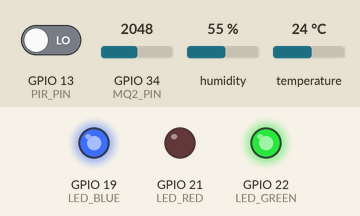
Bench run of a sketch on a simulated ESP32. On the bench: output pins drawn as LEDs (lit = HIGH). The inputs (shaded band) are chosen by the test bench; at power-on: GPIO 13 (PIR_PIN) LOW, GPIO 34 (MQ2_PIN) = 2048, humidity 55 %, temperature 24 °C (analog values on the 0–4095 scale). WiFi joins after 1.5 s; servers stay silent unless stated; uploads are accepted with an empty reply; what the sketch prints to the serial monitor is not drawn.

Above: at 2.7 s.
At 3.7 s:
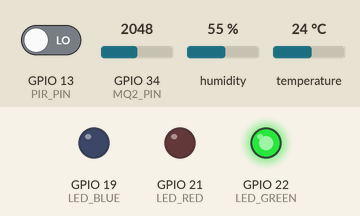
Timing chart, 0 to 5.4 s (numbered marks = the images above):
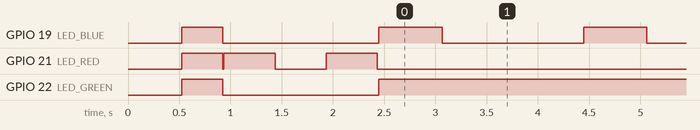

The sketch:

esp32_firmware.ino
```cpp
/*
 * ============================================================================
 * 🚨 CrisisAgent — Physical Sensor Node Firmware (ESP32)
 * ============================================================================
 *
 * Hardware Platform: ESP32 Dev Module
 * Attached Sensors:
 *   - DHT22 (AM2302)  : Ambient Temperature & Humidity (Pin 4)
 *   - MQ-2            : Smoke / Combustible Gas Sensor Analog (Pin 34 / ADC1_CH6)
 *   - HC-SR501 PIR    : Passive Infrared Motion / Occupancy (Pin 13)
 * Status Indicators:
 *   - Green LED (Pin 22) : Connected to WiFi / Backend Healthy
 *   - Red LED   (Pin 21) : Disconnected from WiFi / Network Error
 *   - Blue LED  (Pin 19) : Active HTTP Telemetry Transmission
 *
 * Protocol:
 *   HTTP POST http://<SERVER_HOST>:<SERVER_PORT>/api/sensor-reading
 *   Payload: {"device_id": "esp32_001", "sensor_type": "temperature", "value": 23.5}
 *   Reporting Frequency: Every 2.0 seconds (configurable)
 * ============================================================================
 */

#include <WiFi.h>
#include <HTTPClient.h>
#include <DHT.h>

// ============================================================================
// CONFIGURATION — CONFIGURE YOUR ENVIRONMENT HERE
// ============================================================================

// 1. WiFi Credentials
const char* WIFI_SSID         = "YOUR_WIFI_SSID";
const char* WIFI_PASSWORD     = "YOUR_WIFI_PASSWORD";

// 2. CrisisAgent Backend Server Settings
const char* SERVER_HOST       = "192.168.1.100";     // Backend IP or hostname
const int   SERVER_PORT       = 8000;                // Backend FastAPI port
const char* API_PATH          = "/api/sensor-reading";

// 3. Hardware Device & Zone Identification
const char* DEVICE_ID         = "esp32_001";         // Unique Node Identifier
const char* ASSIGNED_ZONE     = "R1";                // Target building zone (e.g., R1, P1)

// 4. Transmission Timing
const unsigned long REPORT_INTERVAL_MS = 2000;       // Send telemetry every 2000ms (2s)
const unsigned long WIFI_RECONNECT_MS  = 5000;       // WiFi reconnect retry interval

// ============================================================================
// PIN DEFINITIONS
// ============================================================================

#define DHT_PIN         4       // GPIO 4  -> DHT22 Data (with 10k pull-up to 3.3V)
#define DHT_TYPE        DHT22   // Sensor Model AM2302 / DHT22

#define MQ2_PIN         34      // GPIO 34 -> MQ-2 Analog Out (A0) [ADC1, Input Only]
#define PIR_PIN         13      // GPIO 13 -> HC-SR501 PIR Digital Out

#define LED_RED         21      // GPIO 21 -> Red LED (Disconnected / Error)
#define LED_GREEN       22      // GPIO 22 -> Green LED (Connected & Ready)
#define LED_BLUE        19      // GPIO 19 -> Blue LED (Sending Data)

// ============================================================================
// GLOBAL OBJECTS & STATE VARIABLES
// ============================================================================

DHT dht(DHT_PIN, DHT_TYPE);

unsigned long lastReportTime    = 0;
unsigned long lastReconnectTime = 0;
unsigned long motionCount       = 0;
int estimatedOccupancy          = 0;
unsigned long lastMotionTime    = 0;
bool wifiWasConnected           = false;

// ============================================================================
// HELPER FUNCTIONS: LED STATUS CONTROL
// ============================================================================

void setLeds(bool red, bool green, bool blue) {
    digitalWrite(LED_RED,   red   ? HIGH : LOW);
    digitalWrite(LED_GREEN, green ? HIGH : LOW);
    digitalWrite(LED_BLUE,  blue  ? HIGH : LOW);
}

void indicateDisconnected() {
    setLeds(true, false, false); // RED on
}

void indicateConnectedIdle() {
    setLeds(false, true, false); // GREEN on
}

void indicateTransmitting() {
    setLeds(false, true, true);  // GREEN + BLUE on (or BLUE only)
}

// ============================================================================
// HELPER FUNCTIONS: WIFI CONNECTION MANAGER
// ============================================================================

void connectToWiFi() {
    Serial.println();
    Serial.println(F("=================================================="));
    Serial.print(F("[WiFi] Connecting to SSID: "));
    Serial.println(WIFI_SSID);

    WiFi.mode(WIFI_STA);
    WiFi.begin(WIFI_SSID, WIFI_PASSWORD);

    indicateDisconnected();

    int attempts = 0;
    while (WiFi.status() != WL_CONNECTED && attempts < 20) {
        delay(500);
        Serial.print(F("."));
        // Flash Red LED while connecting
        digitalWrite(LED_RED, !digitalRead(LED_RED));
        attempts++;
    }

    if (WiFi.status() == WL_CONNECTED) {
        Serial.println();
        Serial.println(F("✅ [WiFi] Connected successfully!"));
        Serial.print(F("[WiFi] IP Address : "));
        Serial.println(WiFi.localIP());
        Serial.print(F("[WiFi] MAC Address: "));
        Serial.println(WiFi.macAddress());
        Serial.print(F("[WiFi] RSSI Signal: "));
        Serial.print(WiFi.RSSI());
        Serial.println(F(" dBm"));
        Serial.println(F("=================================================="));
        indicateConnectedIdle();
        wifiWasConnected = true;
    } else {
        Serial.println();
        Serial.println(F("❌ [WiFi] Connection failed. Will retry in background..."));
        indicateDisconnected();
    }
}

// ============================================================================
// HELPER FUNCTIONS: SENSOR READING & CALIBRATION
// ============================================================================

float readTemperature() {
    float temp = dht.readTemperature();
    if (isnan(temp)) {
        Serial.println(F("⚠️ [DHT22] Warning: Failed to read temperature from sensor."));
        return 22.5; // Reasonable room temp default
    }
    return temp;
}

float readHumidity() {
    float hum = dht.readHumidity();
    if (isnan(hum)) {
        return 45.0;
    }
    return hum;
}

float readSmokePercentage() {
    // Read 12-bit ADC value (0 to 4095) from MQ-2 analog pin
    int rawValue = analogRead(MQ2_PIN);

    // Baseline clean air ADC value for MQ-2 typically ranges ~300-800
    // Smoke / high combustible gas triggers ADC above 1500 to 4000+
    // Normalize into 0.0% to 100.0% smoke concentration scale
    float smokePct = 0.0;
    if (rawValue > 400) {
        smokePct = ((float)(rawValue - 400) / (4095.0 - 400.0)) * 100.0;
        if (smokePct > 100.0) smokePct = 100.0;
    }
    return smokePct;
}

int calculateOccupancy() {
    // Read PIR sensor digital pin (HIGH = Motion Detected)
    int pirState = digitalRead(PIR_PIN);
    unsigned long now = millis();

    if (pirState == HIGH) {
        if (now - lastMotionTime > 500) { // Debounce 500ms
            motionCount++;
            lastMotionTime = now;
        }
    }

    // Decay occupancy estimate over time if no motion
    if (now - lastMotionTime < 10000) {
        // Active motion within last 10s: calculate occupancy estimate based on activity
        estimatedOccupancy = max(1, min(12, (int)(1 + (motionCount % 8))));
    } else if (now - lastMotionTime < 30000) {
        // Lingering occupancy
        estimatedOccupancy = max(0, estimatedOccupancy - 1);
    } else {
        // Room vacant
        estimatedOccupancy = 0;
        motionCount = 0;
    }

    return estimatedOccupancy;
}

// ============================================================================
// HELPER FUNCTIONS: HTTP POST TRANSMISSION
// ============================================================================

bool sendSensorReading(const char* sensorType, float value) {
    if (WiFi.status() != WL_CONNECTED) {
        indicateDisconnected();
        return false;
    }

    HTTPClient http;

    // Build server URL: http://<HOST>:<PORT>/api/sensor-reading
    String serverUrl = "http://" + String(SERVER_HOST) + ":" + String(SERVER_PORT) + String(API_PATH);

    http.begin(serverUrl);
    http.addHeader("Content-Type", "application/json");
    http.setTimeout(2500); // 2.5 second timeout

    // Build JSON Payload: {"device_id": "esp32_001", "sensor_type": "...", "value": ...}
    // Format float with 1 decimal precision
    String payload = "{";
    payload += "\"device_id\":\"" + String(DEVICE_ID) + "\",";
    payload += "\"zone_id\":\"" + String(ASSIGNED_ZONE) + "\",";
    payload += "\"sensor_type\":\"" + String(sensorType) + "\",";
    payload += "\"value\":" + String(value, 1);
    payload += "}";

    int httpResponseCode = http.POST(payload);
    bool success = false;

    if (httpResponseCode > 0) {
        if (httpResponseCode >= 200 && httpResponseCode < 300) {
            success = true;
            Serial.printf("  📡 [%s] Sent: %s -> HTTP %d OK\n", sensorType, payload.c_str(), httpResponseCode);
        } else {
            Serial.printf("  ⚠️ [%s] HTTP Server Error: %d\n", sensorType, httpResponseCode);
        }
    } else {
        Serial.printf("  ❌ [%s] POST Failed, Error: %s\n", sensorType, http.errorToString(httpResponseCode).c_str());
    }

    http.end();
    return success;
}

// ============================================================================
// MAIN ARDUINO SETUP
// ============================================================================

void setup() {
    // 1. Initialize Serial Interface
    Serial.begin(115200);
    delay(500);

    Serial.println();
    Serial.println(F("=================================================="));
    Serial.println(F("   🚨 CRISISAGENT ESP32 SENSOR FIRMWARE v1.0.0   "));
    Serial.println(F("=================================================="));
    Serial.printf("   Device ID    : %s\n", DEVICE_ID);
    Serial.printf("   Bound Zone   : %s\n", ASSIGNED_ZONE);
    Serial.printf("   Target Server: http://%s:%d%s\n", SERVER_HOST, SERVER_PORT, API_PATH);
    Serial.printf("   Interval     : %lu ms\n", REPORT_INTERVAL_MS);
    Serial.println(F("=================================================="));

    // 2. Initialize GPIO Pins
    pinMode(LED_RED, OUTPUT);
    pinMode(LED_GREEN, OUTPUT);
    pinMode(LED_BLUE, OUTPUT);
    pinMode(PIR_PIN, INPUT);
    pinMode(MQ2_PIN, INPUT);

    // Initial LED Self-Test
    setLeds(true, true, true);
    delay(400);
    setLeds(false, false, false);

    // 3. Initialize DHT22 Sensor
    Serial.println(F("[Hardware] Initializing DHT22 temperature sensor on GPIO 4..."));
    dht.begin();

    // 4. Configure ADC for MQ-2
    analogReadResolution(12); // 12-bit resolution (0-4095)
    analogSetAttenuation(ADC_11db); // Full range up to ~3.3V

    // 5. Connect to WiFi
    connectToWiFi();
}

// ============================================================================
// MAIN ARDUINO EXECUTION LOOP
// ============================================================================

void loop() {
    unsigned long currentMillis = millis();

    // Check WiFi Connection & Auto-Reconnect
    if (WiFi.status() != WL_CONNECTED) {
        indicateDisconnected();
        if (currentMillis - lastReconnectTime >= WIFI_RECONNECT_MS) {
            lastReconnectTime = currentMillis;
            Serial.println(F("[WiFi] Reconnecting..."));
            WiFi.reconnect();
        }
        delay(100);
        return;
    } else {
        if (!wifiWasConnected) {
            indicateConnectedIdle();
            wifiWasConnected = true;
        }
    }

    // Continuously sample PIR motion in fast loop
    calculateOccupancy();

    // Periodic Telemetry Reporting
    if (currentMillis - lastReportTime >= REPORT_INTERVAL_MS) {
        lastReportTime = currentMillis;

        // Turn ON Blue LED during transmission
        indicateTransmitting();

        Serial.println();
        Serial.printf("⏰ [Telemetry Report @ %lu ms]\n", currentMillis);

        // 1. Read Sensors
        float temperature = readTemperature();
        float humidity    = readHumidity();
        float smoke       = readSmokePercentage();
        int   occupancy   = calculateOccupancy();

        Serial.printf("  📊 Read: Temp=%.1f°C | Hum=%.1f%% | Smoke=%.1f%% | Occ=%d\n",
                      temperature, humidity, smoke, occupancy);

        // 2. Transmit Readings via HTTP POST to Backend
        bool okTemp  = sendSensorReading("temperature", temperature);
        bool okSmoke = sendSensorReading("smoke", smoke);
        bool okOcc   = sendSensorReading("occupancy", (float)occupancy);

        // Restore Normal LED state
        if (okTemp && okSmoke && okOcc) {
            indicateConnectedIdle();
        } else {
            // Blink red on partial failure
            setLeds(true, false, false);
            delay(100);
            indicateConnectedIdle();
        }
    }

    // Yield CPU time to ESP32 RTOS background tasks
    delay(10);
}
```

Measured:
- by itself, GPIO 19 (LED_BLUE): alternates HIGH for 0.62 s and LOW for 1.4 s
